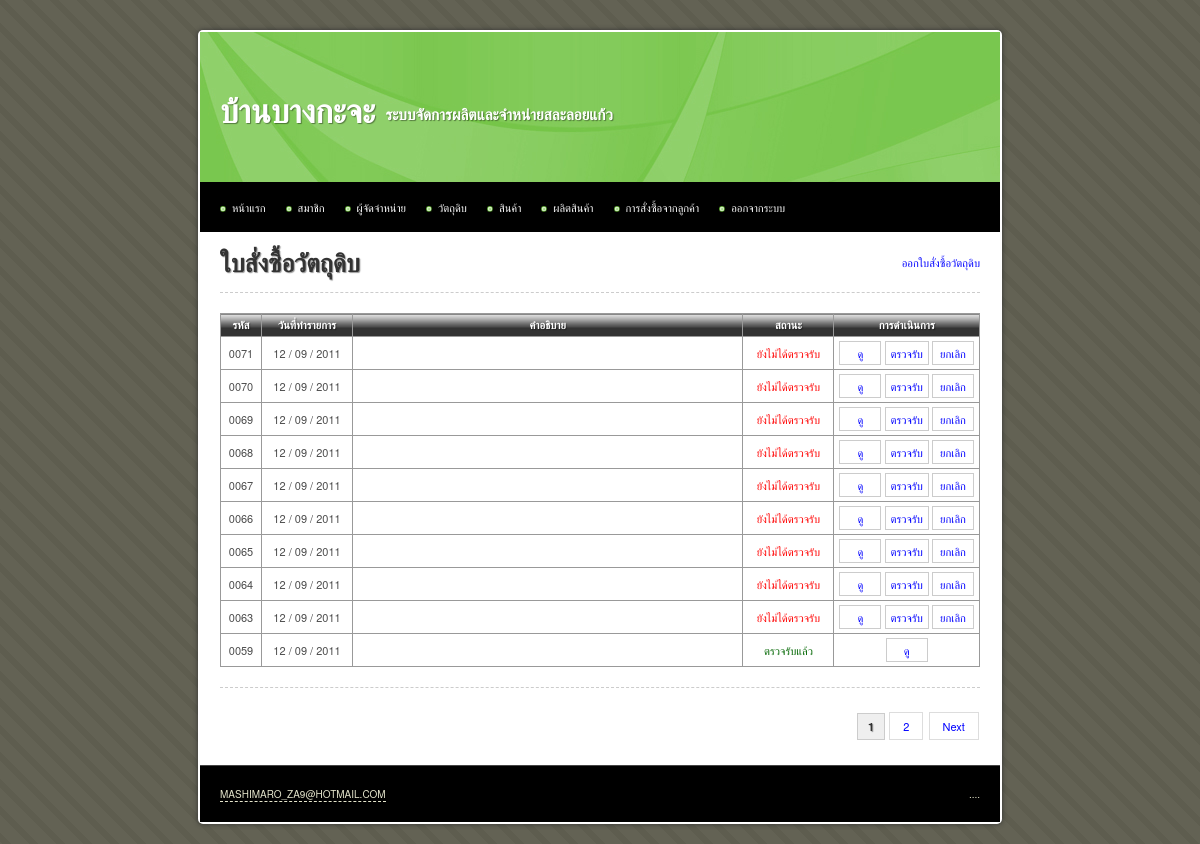
Page /main/material_order.php (signed in) on the earlier database version.
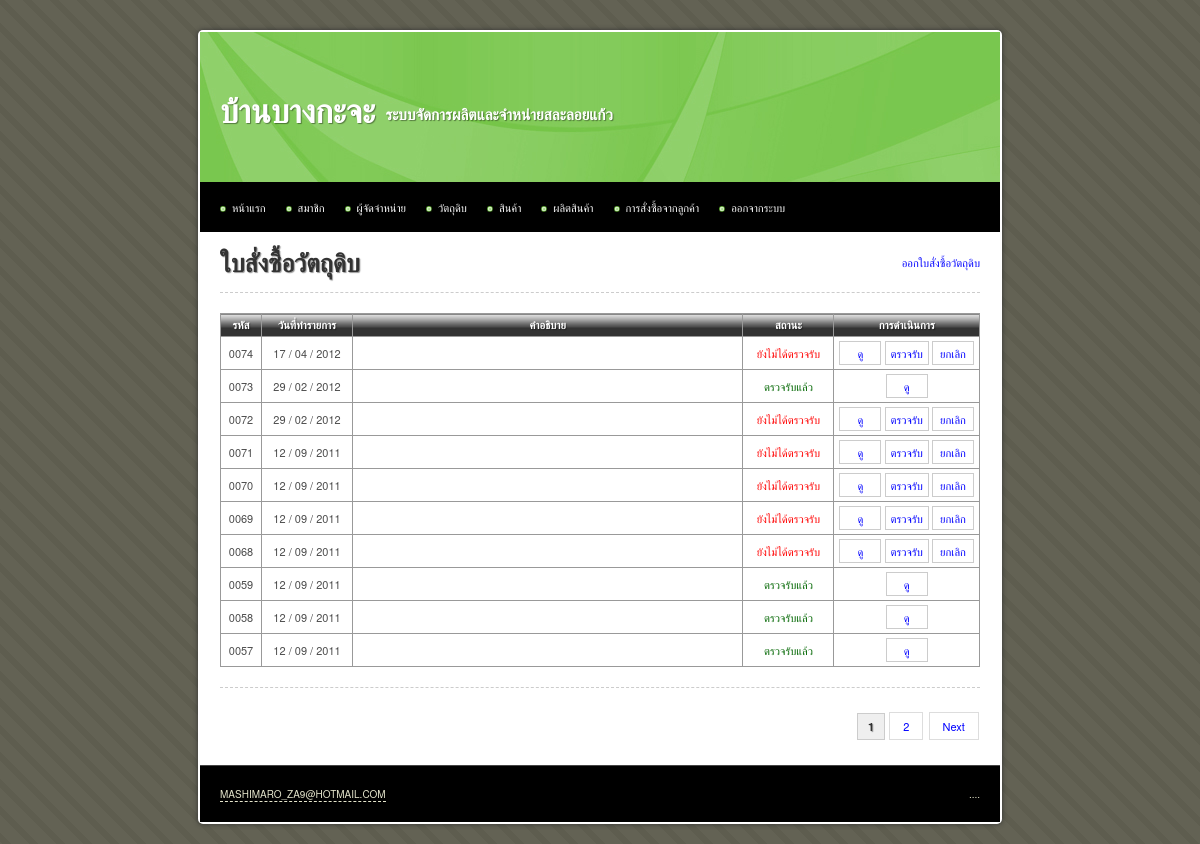
Same page on the later database version.
### tables this page shows
CREATE TABLE IF NOT EXISTS `material_order` (
  `id` int(10) unsigned NOT NULL AUTO_INCREMENT,
  `description` text,
  `date_create` date NOT NULL,
  `is_approve` tinyint(4) NOT NULL DEFAULT '0' COMMENT '0 = ยังไม่ได้ตรวจรับ, 1 = ตรวจรับแล้ว',
  PRIMARY KEY (`id`)
);

### iic_tools/helpers/iic_utilities_helper.php (called while the page is built, shortened)
<?php
function change_date_format($date, $old_separator = "-", $old_format = 'y-m-d', $new_separator = " / ", $new_format = "d-m-y")
{
	@list($_old_format_path1, $_old_format_path2, $_old_format_path3) = explode('-', $old_format);
	@list($_date_path[$_old_format_path1], $_date_path[$_old_format_path2], $_date_path[$_old_format_path3]) = explode($old_separator, $date);
	@list($_new_format_path1, $_new_format_path2, $_new_format_path3) = explode('-', $new_format);
	$_new_date = $_date_path[$_new_format_path1].$new_separator.$_date_path[$_new_format_path2].$new_separator.$_date_path[$_new_format_path3];
	return $_new_date;
}
function zero_fill($length, $data)
{
	while(strlen($data) < $length)
	{
		$data = '0'.$data;
	}
	return $data;
}

### main/material_order.php (the view, shortened to what this page needs)
<?php
$sql		= 'SELECT * FROM material_order';
$query		= mysql_query($sql) or die(mysql_error());
$total_rows = mysql_num_rows($query);
$rows_per_page = 10;
$limit_start = ($_GET['page'] - 1) * $rows_per_page;
$target = 'material_order.php?page=';
?>
<!DOCTYPE html PUBLIC "-//W3C//DTD XHTML 1.0 Transitional//EN" "http://www.w3.org/TR/xhtml1/DTD/xhtml1-transitional.dtd">
<html xmlns="http://www.w3.org/1999/xhtml">
<head>
<?php include("inc.css.php"); ?>
</head>
<body>
<div id="container">
	<?php include("inc.header.php"); ?>
	<div id="content">
		<a href="material_stock.php" class="float_r">ออกใบสั่งซื้อวัตถุดิบ</a>
		<h1>ใบสั่งซื้อวัตถุดิบ</h1>
		<hr />
			<table width="100%" border="1" align="center" cellpadding="5" cellspacing="0">
				<thead>
					<tr>
						<th width="30">รหัส</th>
						<th width="80">วันที่ทำรายการ</th>
						<th>คำอธิบาย</th>
						<th width="80">สถานะ</th>
						<th width="100">การดำเนินการ</th>
					</tr>
				</thead>
				<tbody>
					<?php
					$sql = 'SELECT *
							FROM material_order
							ORDER BY material_order.id DESC
							LIMIT '.$limit_start.', '.$rows_per_page;
					$query		= mysql_query($sql) or die(mysql_error());
					$query_rows	= mysql_num_rows($query);
					if($query_rows > 0)
					{
						while($data = mysql_fetch_array($query))
						{
							$status = ($data['is_approve'] == 0) ? '<span class="red">ยังไม่ได้ตรวจรับ</span>' : '<span class="green">ตรวจรับแล้ว</span>';
							$button_approve = ($data['is_approve'] == 0) ? '<a class="button" href="material_order_recive.php?id='.$data['id'].'">ตรวจรับ</a> <a class="button" href="material_order_delete.php?id='.$data['id'].'">ยกเลิก</a> ' : '';
							echo '	<tr>
										<td class="center">'.zero_fill(4, $data['id']).'</td>
										<td class="center">'.change_date_format($data['date_create']).'</td>
										<td>'.$data['description'].'</td>
										<td class="center">'.$status.'</td>
										<td class="center nowarp">
											<a class="button" href="material_order_read.php?id='.$data['id'].'">ดู</a>
											'.$button_approve.'
										</td>
									</tr>';
						}
					}
					else
					{
						echo '<tr><td colspan="7" class="center">ไม่มีข้อมูล</td></tr>';
					}
					?>
				</tbody>
			</table>
		<hr />
		<div class="pagination">
			<?php echo get_pagination($total_rows, $target, $_GET['page'], $rows_per_page); ?>
		</div>
	</div>
	<?php include("inc.footer.php"); ?>
</div>
</body>
</html>

### iic_tools/helpers/iic_crud_helper.php (shortened to what this page needs)
<?php
function get_pagination($total_rows, $target, $current_page, $rows_per_page = 10)
{
	$_total_page = ceil($total_rows / $rows_per_page);
	$_pagination = '';
	$_loop = 1;
	while($_loop <= $_total_page)
	{
		if($_loop <= 3 || $_loop > ($_total_page - 3))
		{
			if($_loop == $current_page)
			{
				$_pagination .= '<strong>'.$_loop.'</strong>';
			}
			else
			{
				$_pagination .= '<a href="'.$target.$_loop.'" title="Page '.$_loop.'">&nbsp;'.$_loop.'&nbsp;</a>';
			}
		}
		$_loop++;
	}
	if($current_page != $_total_page && $_total_page != 0)
	{
		$_pagination .= '&nbsp;<a href="'.$target.($current_page + 1).'" title="Next">&nbsp;Next&nbsp;</a>';
	}
	return $_pagination;
}

Differences in the rows shown:
removed material_order: id "0067", date_create "12 / 09 / 2011", is_approve "ยังไม่ได้ตรวจรับ"
removed material_order: id "0066", date_create "12 / 09 / 2011", is_approve "ยังไม่ได้ตรวจรับ"
removed material_order: id "0065", date_create "12 / 09 / 2011", is_approve "ยังไม่ได้ตรวจรับ"
removed material_order: id "0064", date_create "12 / 09 / 2011", is_approve "ยังไม่ได้ตรวจรับ"
removed material_order: id "0063", date_create "12 / 09 / 2011", is_approve "ยังไม่ได้ตรวจรับ"
added material_order: id "0074", date_create "17 / 04 / 2012", is_approve "ยังไม่ได้ตรวจรับ"
added material_order: id "0073", date_create "29 / 02 / 2012", is_approve "ตรวจรับแล้ว"
added material_order: id "0072", date_create "29 / 02 / 2012", is_approve "ยังไม่ได้ตรวจรับ"
now on this page (row unchanged): material_order: id "0058", date_create "12 / 09 / 2011", is_approve "ตรวจรับแล้ว"
now on this page (row unchanged): material_order: id "0057", date_create "12 / 09 / 2011", is_approve "ตรวจรับแล้ว"
